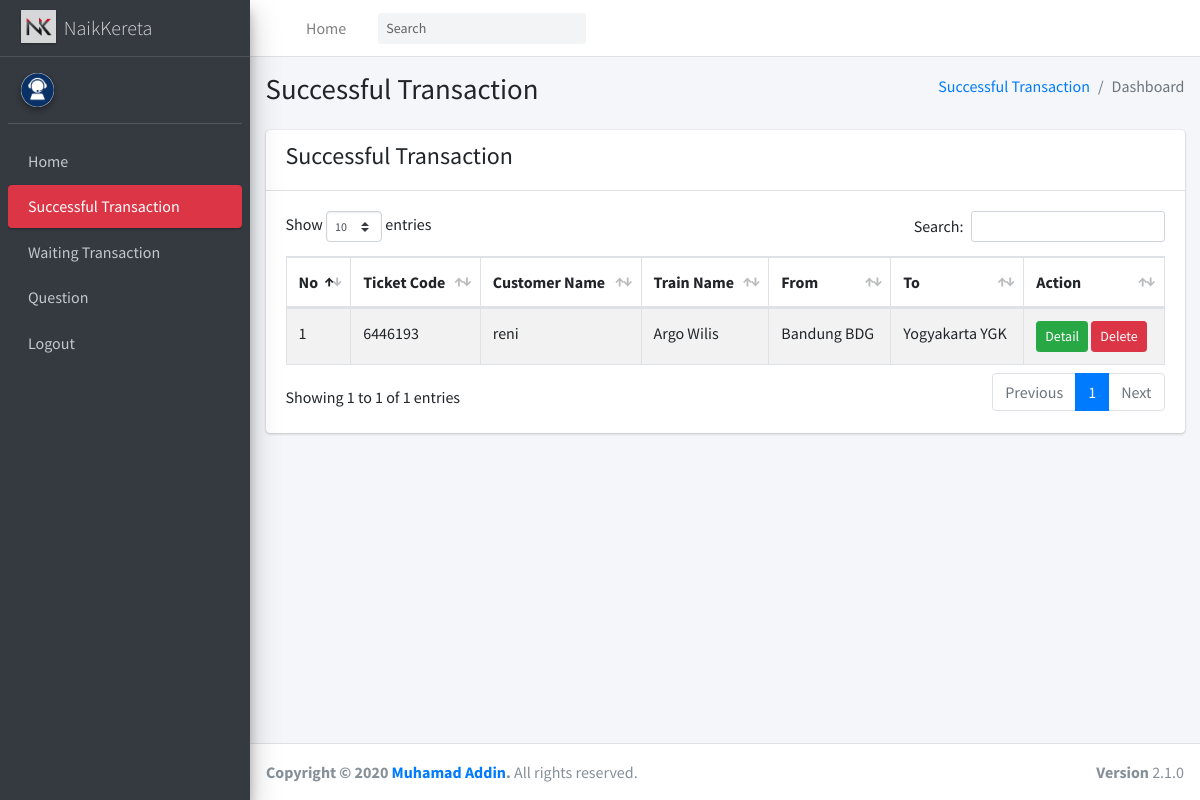
Page /successTransaction.php on the committed database.
### tables this page shows
CREATE TABLE `tiket` (
  `idTiket` int(11) NOT NULL,
  `kodeTiket` varchar(255) NOT NULL,
  `NamaKereta` varchar(255) NOT NULL,
  `namaPembeli` varchar(255) NOT NULL,
  `tglBerangkat` date NOT NULL,
  `waktuBerangkat` time NOT NULL,
  `waktuSampai` time NOT NULL,
  `harga` int(200) NOT NULL,
  `noKursi` varchar(255) NOT NULL,
  `kelas` varchar(50) NOT NULL,
  `berangkat` varchar(50) NOT NULL,
  `tujuan` varchar(50) NOT NULL
);

### functions.php (called while the page is built, shortened)
<?php
$conn = mysqli_connect("localhost", "root", "", "naikkereta");
function query($query)
{
    global $conn;
    $result = mysqli_query($conn, $query);
    $rows = [];
    while ($row = mysqli_fetch_assoc($result)) {
        $rows[] = $row;
    }
    return $rows;
}

### successTransaction.php (the view, shortened to what this page needs)
<?php
require 'functions.php';
$data = query("SELECT * FROM tiket");
?>
<!DOCTYPE html>
<html>
<head>
    <link rel="stylesheet" href="adminLte/css/all.min.css" />
    <link rel="stylesheet" href="https://code.ionicframework.com/ionicons/2.0.1/css/ionicons.min.css" />
    <link rel="stylesheet" href="adminLte/css/dataTables.bootstrap4.min.css" />
    <link rel="stylesheet" href="adminLte/css/responsive.bootstrap4.min.css" />
    <link rel="stylesheet" href="dist/css/adminlte.min.css" />
</head>
<body class="hold-transition sidebar-mini">
    <div class="wrapper">
        <nav class="main-header navbar navbar-expand navbar-white navbar-light">
            <ul class="navbar-nav">
                <li class="nav-item">
                    <a class="nav-link" data-widget="pushmenu" href="#" role="button"></a>
                </li>
                <li class="nav-item d-none d-sm-inline-block">
                    <a href="staff.php" class="nav-link">Home</a>
                </li>
            </ul>
            <form class="form-inline ml-3">
                <div class="input-group input-group-sm">
                    <input class="form-control form-control-navbar" type="search" placeholder="Search"
                        aria-label="Search" />
                    <div class="input-group-append">
                        <button class="btn btn-navbar" type="submit">
                        </button>
                    </div>
                </div>
            </form>
            <ul class="navbar-nav ml-auto">
                <li class="nav-item">
                    <a class="nav-link" data-widget="control-sidebar" data-slide="true" href="#" role="button">
                    </a>
                </li>
            </ul>
        </nav>
        <aside class="main-sidebar sidebar-dark-danger elevation-4">
            <a href="staff.php" class="brand-link">
                <img src="img/Logo1.jpg" alt="AdminLTE Logo" class="brand-image elevation-1" style="opacity: 0.8;" />
                <span class="brand-text font-weight-light">NaikKereta</span>
            </a>
            <div class="sidebar">
                <div class="user-panel mt-3 pb-3 mb-3 d-flex">
                    <div class="image">
                        <img src="img/admin.jpg" class="img-circle elevation-2" alt="User Image" />
                    </div>
                    <div class="info">
                    </div>
                </div>
                <nav class="mt-2">
                    <ul class="nav nav-pills nav-sidebar flex-column" data-widget="treeview" role="menu"
                        data-accordion="false">
                        <li class="nav-item">
                            <a href="staff.php" class="nav-link">
                                <p>
                                    Home
                                </p>
                            </a>
                        </li>
                        <li class="nav-item">
                            <a href="successTransaction.php" class="nav-link active">
                                <p>Successful Transaction</p>
                            </a>
                        </li>
                        <li class="nav-item">
                            <a href="waitingTransaction.php" class="nav-link">
                                <p>Waiting Transaction</p>
                            </a>
                        </li>
                        <li class="nav-item">
                            <a href="question.php" class="nav-link">
                                <p>Question</p>
                            </a>
                        </li>
                        <li class="nav-item">
                            <a href="main.php" class="nav-link">
                                <p>Logout</p>
                            </a>
                        </li>
                    </ul>
                </nav>
            </div>
        </aside>
        <div class="content-wrapper">
            <section class="content-header">
                <div class="container-fluid">
                    <div class="row mb-2">
                        <div class="col-sm-6">
                            <h1>Successful Transaction</h1>
                        </div>
                        <div class="col-sm-6">
                            <ol class="breadcrumb float-sm-right">
                                <li class="breadcrumb-item"><a href="#">Successful Transaction</a></li>
                                <li class="breadcrumb-item active">Dashboard</li>
                            </ol>
                        </div>
                    </div>
                </div>
            </section>
            <section class="content">
                <div class="container-fluid">
                    <div class="row">
                        <div class="col-12">
                            <div class="card">
                                <div class="card-header">
                                    <h4>Successful Transaction</h4>
                                </div>
                                <div class="card-body">
                                    <table id="dataMobil" class="table table-bordered table-striped">
                                        <thead>
                                            <tr>
                                                <th>No</th>
                                                <th>Ticket Code</th>
                                                <th>Customer Name</th>
                                                <th>Train Name</th>
                                                <th>From</th>
                                                <th>To</th>
                                                <th>Action</th>
                                            </tr>
                                        </thead>
                                        <tbody>
                                            <?php $i = 1; ?>
                                            <?php foreach ($data as $row) : ?>
                                            <tr>
                                                <td><?= $i; ?></td>
                                                <td><?= $row["kodeTiket"]; ?></td>
                                                <td><?= $row["namaPembeli"]; ?></td>
                                                <td><?= $row["NamaKereta"]; ?></td>
                                                <td><?= $row["berangkat"]; ?></td>
                                                <td><?= $row["tujuan"]; ?></td>
                                                <td>
                                                    <a href="detailtiket.php?id=<?php echo $row["idTiket"] ?>"
                                                        class="btn btn-success btn-sm">Detail</a>
                                                    <a href="hapustiket.php?id=<?php echo $row["idTiket"] ?>"
                                                        class="btn btn-danger btn-sm"
                                                        onclick=" return confirm('yakin?')">Delete</a>
                                                </td>
                                            </tr>
                                            <?php $i++; ?>
                                            <?php endforeach; ?>
                                        </tbody>
                                    </table>
                                </div>
                            </div>
                        </div>
                    </div>
                </div>
            </section>
        </div>
        <footer class="main-footer">
            <div class="float-right d-none d-sm-block"><b>Version</b> 2.1.0</div>
            <strong>Copyright &copy; 2020
                <a href="https://github.com/Addin2nd" target="blank">Muhamad Addin</a>.</strong>
            All rights reserved.
        </footer>
    </div>
</body>
</html>

### rows in the picture
tiket: kodeTiket "6446193", namaPembeli "reni", NamaKereta "Argo Wilis", berangkat "Bandung BDG", tujuan "Yogyakarta YGK"
